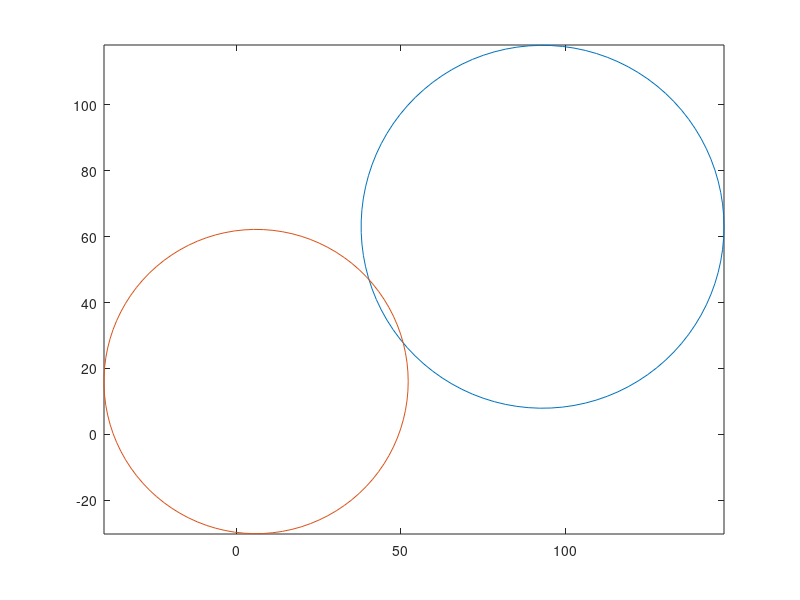

MATLAB code for this plot:
r0=55.1;
r1=46.2;
x0=93;
y0=63;
x1=6;
y1=16;
theta = linspace(0,2*pi,100);
plot(x0 + r0*cos(theta), y0 + r0*sin(theta),'-')
hold on
plot(x1 + r1*cos(theta), y1 + r1*sin(theta), '-')
axis equal

% startgissningar (40, 50), (50, 30)